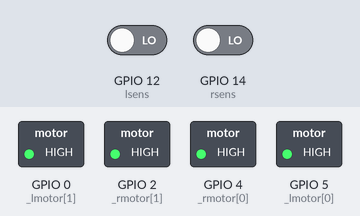
Simulated run of this program. Board: ESP32 board running MicroPython. Parts: switched loads named in the program (green lamp = pin HIGH). The test bench sets the inputs (shaded band); at power-on: GPIO 12 (lsens) LOW, GPIO 14 (rsens) LOW. At 5.2 s the program stops and its outputs stay as they are.

Above: at 5.0 s.
5.1 s: GPIO 12 (lsens) driven HIGH
At 5.11 s:
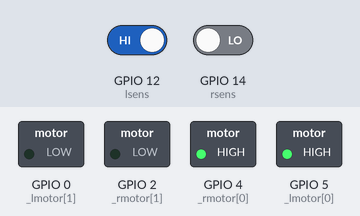
At 6.4 s:
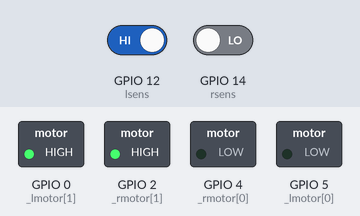
Timing chart, 0 to 6.7 s (numbered marks = the images above; inputs shaded):
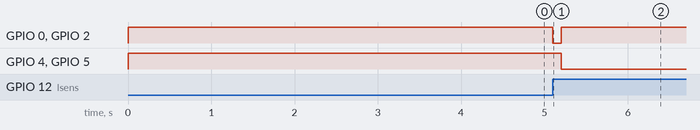

The program:

main.py
```python
import crimsonbot as cb
from machine import Pin

rsens = Pin(14, Pin.IN)
lsens = Pin(12, Pin.IN)
DARK = 1
LITE = 0
spd = 100
dly = 20

def rdar():
    return rsens.value() == DARK

def ldar():
    return lsens.value() == DARK

def line():
    while True:
        ld = ldar()
        rd = rdar()
        if ld and rd:
            cb.forward(-spd)
            cb.delay(20)
            while ldar() and rdar():
                cb.stop()
        else:
            if ld:
                cb.left(spd // 2)
            elif rd:
                cb.right(spd // 2)
            else:
                cb.forward(spd)
        cb.delay(dly)

# line()
def powerstop(t):
    cb.forward(-spd)
    cb.delay(t)
    cb.stop()

def test():
    cb.forward(spd)
    while True:
        ld = ldar()
        rd = rdar()
        if ld or rd:
            powerstop(100)
            return
        cb.delay(0)

test()
```

crimsonbot.py
```python
'''crimsonbot motor library'''
import sys
import gc
from utime import sleep_ms as delay  # pylint: disable=import-error
from machine import Pin, PWM  # pylint: disable=import-error
############
VERSION = "1.3.0"
############

IN = 0
OUT = 1
OPEN_DRAIN = 2
PULL_UP = 3

LEFT = 0
RIGHT = 1
_pins = {}
_motors = []

def pinMode(p, mode):
    _pins[p] = Pin([16, 5, 4, 0, 2, 14, 12, 13, 15][p],
                   [Pin.IN, Pin.OUT, Pin.OPEN_DRAIN, Pin.PULL_UP][mode])

def _enable_motors(f):
    def _f(*args, **kwargs):
        global _motors
        if not _motors:
            _lmotor = (PWM(Pin(5), freq=50), Pin(0, Pin.OUT))
            _rmotor = (PWM(Pin(4), freq=50), Pin(2, Pin.OUT))
            _motors = [_lmotor, _rmotor]
        return f(*args, **kwargs)
    return _f

def read(p):
    return _pins[p].value()
def write(p, v):
    _pins[p].value(v)
def analogWrite(p, v):
    if not isinstance(_pins[p], PWM):
        _pins[p] = PWM(_pins[p], freq=50)
    _pins[p].duty(v)

def forward(speed):
    setSpeed(LEFT, speed)
    setSpeed(RIGHT, speed)

def left(speed):
    setSpeed(RIGHT, speed)
    setSpeed(LEFT, 0)

def right(speed):
    setSpeed(RIGHT, 0)
    setSpeed(LEFT, speed)

def pivotLeft(speed):
    setSpeed(RIGHT, speed)
    setSpeed(LEFT, 0 - speed)

def pivotRight(speed):
    setSpeed(RIGHT, 0 - speed)
    setSpeed(LEFT, speed)

def stop():
    forward(0)

@_enable_motors
def setSpeed(side, speed):
    if speed < 0:
        _motors[side][1].off()
    else:
        _motors[side][1].on()
    speed = (1023 * abs(speed)) // 100
    _motors[side][0].duty(speed)

def reset_modules():
    keep = ['crimsonbot', 'webrepl', 'webrepl_cfg', 'flashdev', 'websocket_helper', 'net_cfg']
    for module in sys.modules:
        if module not in keep:
            del sys.modules[module]

def run(wait=1):
    import robot  # pylint: disable=import-error
    try:
        robot.setup()
        while True:
            delay(wait)
            robot.loop()
    except:
        raise
    finally:
        stop()
        gc.collect()
        del sys.modules['robot']
```

Measured:
- after the input at 5.1 s, GPIO 0 (_lmotor[1]), GPIO 2 (_rmotor[1]): HIGH → LOW at once, → HIGH 0.10 s later; GPIO 4 (_rmotor[0]), GPIO 5 (_lmotor[0]): HIGH → LOW after 0.10 s
